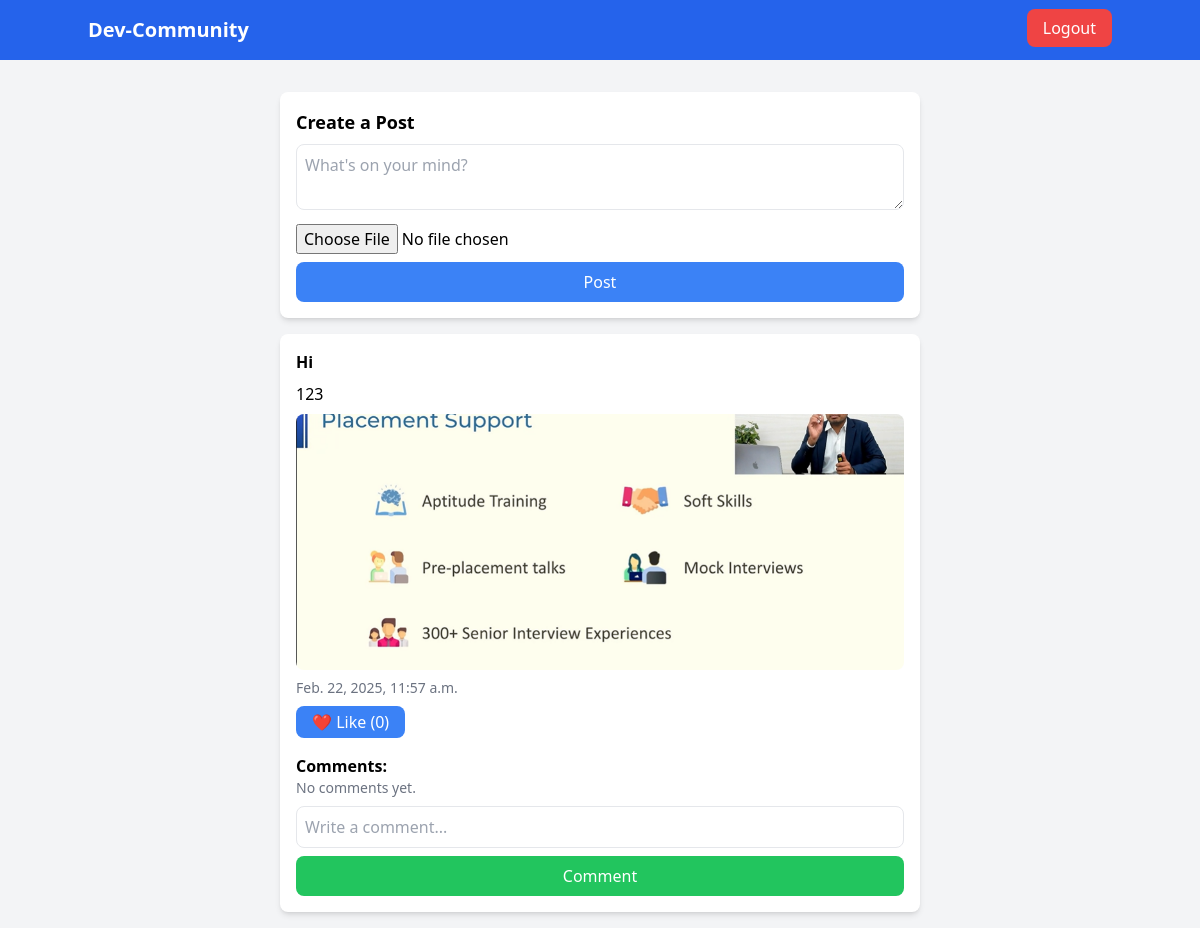
The app's page /home (signed in), older data.
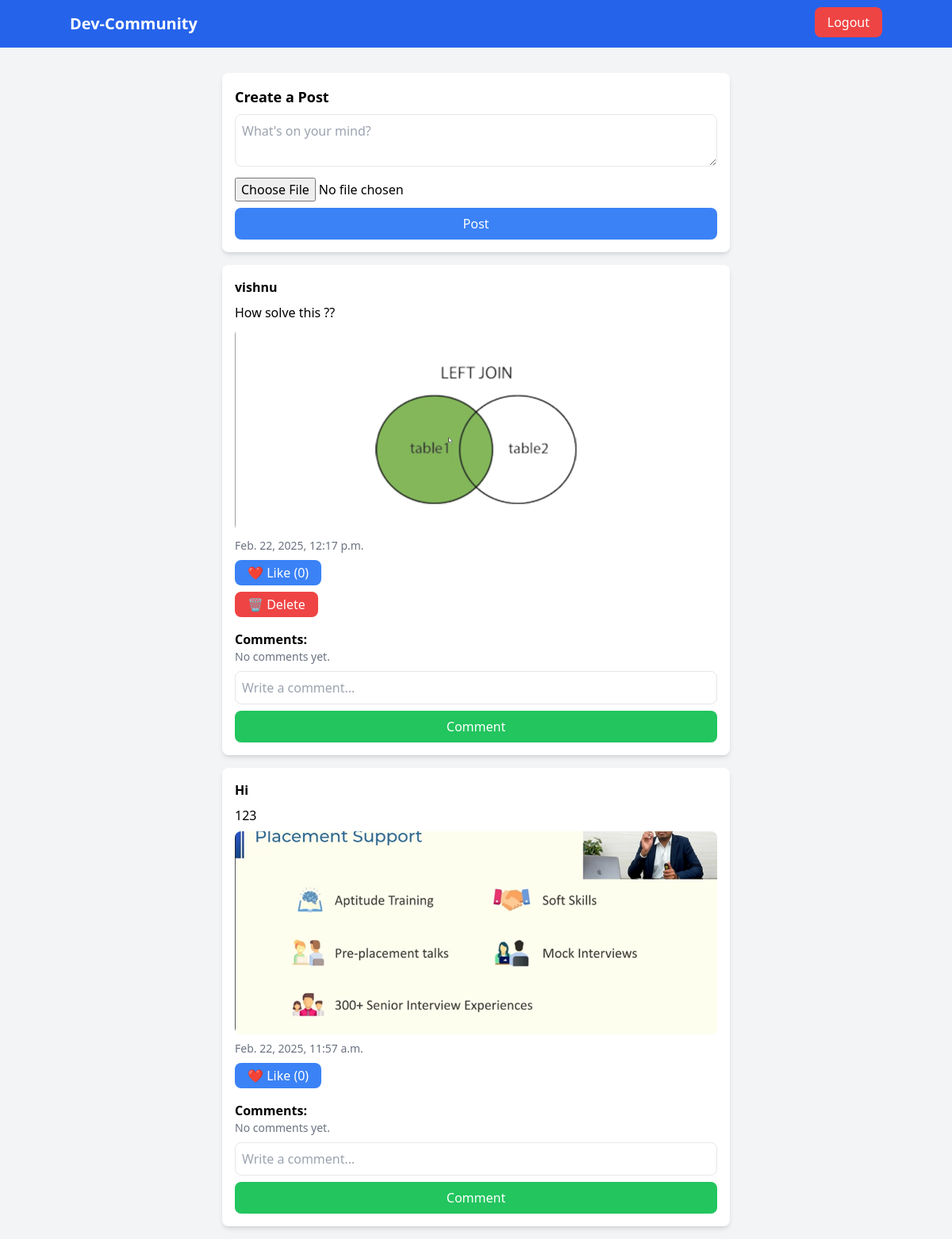
The same page, newer data.
### core/models.py (models this page shows)
class Post(models.Model):
    user = models.ForeignKey(User, on_delete=models.CASCADE)
    content = models.TextField()
    image = models.ImageField(upload_to="post_images/", blank=True, null=True)
    created_at = models.DateTimeField(auto_now_add=True)
    def total_likes(self):
        return self.like_set.count()

### core/views.py (the view)
# urls.py: path("home",home,name='home'),
@login_required
def home(request):
    posts = Post.objects.all().order_by("-created_at")
    return render(request, "home.html", {"posts": posts})

### templates/home.html (shortened to what this page needs)
<!DOCTYPE html>
<html lang="en">
<head>
    <script src="https://cdn.tailwindcss.com"></script>
</head>
<body class="bg-gray-100">
    <nav class="bg-blue-600 p-4 text-white">
        <div class="container mx-auto flex justify-between">
            <h1 class="text-xl font-bold">Dev-Community</h1>
            <div>
                <a href="{% url 'logout' %}" class="px-4 py-2 bg-red-500 rounded-lg">Logout</a>
            </div>
        </div>
    </nav>
    <div class="container mx-auto max-w-2xl p-4 mt-4">
        <div class="bg-white p-4 shadow-md rounded-lg">
            <h2 class="text-lg font-bold">Create a Post</h2>
            <form method="POST" enctype="multipart/form-data" action="{% url 'create_post' %}">
                <textarea name="content" placeholder="What's on your mind?" required class="w-full p-2 border rounded-lg mt-2"></textarea>
                <input type="file" name="image" class="mt-2">
                <button type="submit" class="w-full bg-blue-500 text-white p-2 rounded-lg mt-2">Post</button>
            </form>
        </div>
        {% for post in posts %}
        <div class="bg-white p-4 mt-4 shadow-md rounded-lg">
            <h3 class="font-bold">{{ post.user.username }}</h3>
            <p class="mt-2">{{ post.content }}</p>
            {% if post.image %}
            <img src="{{ post.image.url }}" alt="Post Image" class="mt-2 w-full h-64 object-cover rounded-lg">
            {% endif %}
            <p class="text-sm text-gray-500 mt-2">{{ post.created_at }}</p>
            <form method="POST" action="{% url 'like_post' post.id %}">
                <button type="submit" class="mt-2 px-4 py-1 bg-blue-500 text-white rounded-lg">
                    ❤️ Like ({{ post.total_likes }})
                </button>
            </form>
            {% if post.user == request.user %}
            <form method="POST" action="{% url 'delete_post' post.id %}" class="mt-2">
                <button type="submit" class="px-4 py-1 bg-red-500 text-white rounded-lg">
                    🗑 Delete
                </button>
            </form>
            {% endif %}
            <h4 class="mt-4 font-semibold">Comments:</h4>
            {% for comment in post.comment_set.all %}
            <p class="text-sm bg-gray-100 p-2 rounded-lg mt-1"><b>{{ comment.user.username }}</b>: {{ comment.content }}</p>
            {% empty %}
            <p class="text-sm text-gray-500">No comments yet.</p>
            {% endfor %}
            <form method="POST" action="{% url 'comment_post' post.id %}" class="mt-2">
                <input type="text" name="content" placeholder="Write a comment..." class="w-full p-2 border rounded-lg">
                <button type="submit" class="w-full bg-green-500 text-white p-2 rounded-lg mt-2">Comment</button>
            </form>
        </div>
        {% endfor %}
    </div>
</body>
</html>

Row changes from the older to the newer data that the page shows:
added Post: user.username "vishnu", content "How solve this ??", image (picture), created_at "Feb. 22, 2025, 12:17 p.m.", total_likes "0", shows "🗑 Delete"
